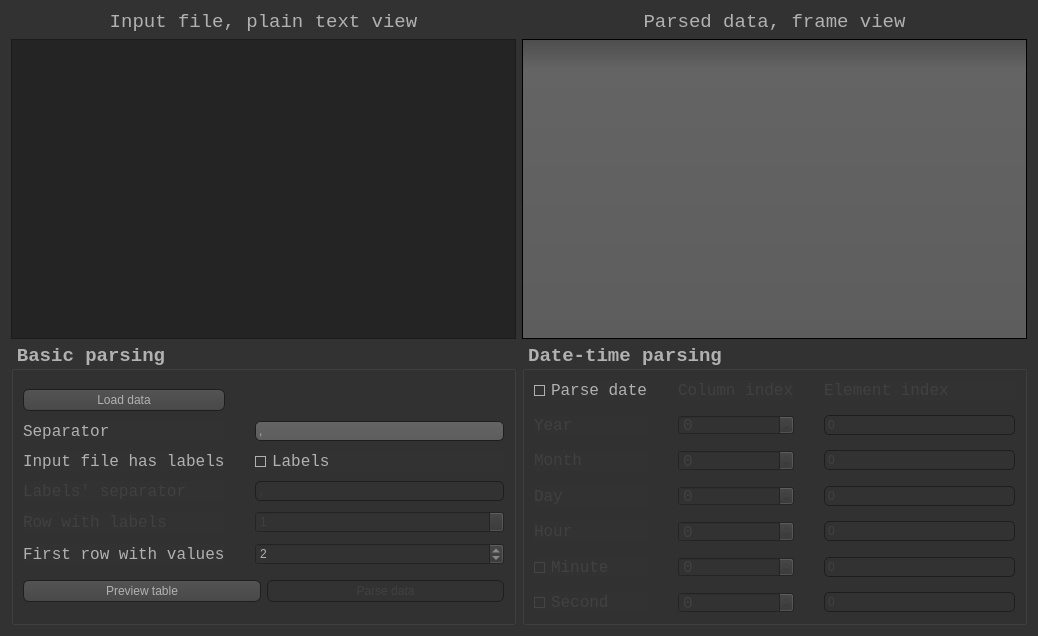
 <widget class="QDialog" name="Dialog">
  <property name="geometry">
   <rect>
    <x>0</x>
    <y>0</y>
    <width>1038</width>
    <height>636</height>
   </rect>
  </property>
  <property name="minimumSize">
   <size>
    <width>1038</width>
    <height>636</height>
   </size>
  </property>
  <property name="windowTitle">
   <string>Time series parser</string>
  </property>
  <property name="windowIcon">
   <iconset resource="res.qrc">
    <normaloff>:/images/lambda.png</normaloff>:/images/lambda.png</iconset>
  </property>
  <property name="styleSheet">
   <string notr="true">QToolTip
{
     border: 1px solid black;
     background-color: #ffa02f;
     padding: 0px;
     border-radius: 3px;
     opacity: 100;
}

QWidget
{
    color: #b1b1b1;
    background-color: #323232;
}

QWidget:item:hover
{
    background-color: QLinearGradient( x1: 0, y1: 0, x2: 0, y2: 1, stop: 0 #ffa02f, stop: 1 #ca0619);
    color: #000000;
}

QWidget:item:selected
{
    background-color: QLinearGradient( x1: 0, y1: 0, x2: 0, y2: 1, stop: 0 #ffa02f, stop: 1 #d7801a);
}

QMenuBar::item
{
    background: transparent;
}

QMenuBar::item:selected
{
    background: transparent;
    border: 1px solid #ffaa00;
}

QMenuBar::item:pressed
{
    background: #444;
    border: 1px solid #000;
    background-color: QLinearGradient(
        x1:0, y1:0,
        x2:0, y2:1,
        stop:1 #212121,
        stop:0.4 #343434/*,
        stop:0.2 #343434,
        stop:0.1 #ffaa00*/
    );
    margin-bottom:-1px;
    padding-bottom:1px;
}

QMenu
{
    border: 1px solid #000;
}

QMenu::item
{
    padding: 2px 20px 2px 20px;
}

QMenu::item:selected
{
    color: #000000;
}

QWidget:disabled
{
    color: #404040;
    background-color: #323232;
}

QAbstractItemView
{
    background-color: QLinearGradient( x1: 0, y1: 0, x2: 0, y2: 1, stop: 0 #4d4d4d, stop: 0.1 #646464, stop: 1 #5d5d5d);
}

QWidget:focus
{
    /*border: 2px solid QLinearGradient( x1: 0, y1: 0, x2: 0, y2: 1, stop: 0 #ffa02f, stop: 1 #d7801a);*/
}

QLineEdit
{
    background-color: QLinearGradient( x1: 0, y1: 0, x2: 0, y2: 1, stop: 0 #4d4d4d, stop: 0 #646464, stop: 1 #5d5d5d);
    padding: 1px;
    border-style: solid;
    border: 1px solid #1e1e1e;
    border-radius: 5;
	font: 12pt &quot;Lucida Console&quot;;
}

QPushButton
{
    color: #b1b1b1;
    background-color: QLinearGradient( x1: 0, y1: 0, x2: 0, y2: 1, stop: 0 #565656, stop: 0.1 #525252, stop: 0.5 #4e4e4e, stop: 0.9 #4a4a4a, stop: 1 #464646);
    border-width: 1px;
    border-color: #1e1e1e;
    border-style: solid;
    border-radius: 6;
    padding: 3px;
    font-size: 12px;
	font: 12pt &quot;Lucida Console&quot;;
    padding-left: 5px;
    padding-right: 5px;
}

QPushButton:pressed
{
    background-color: QLinearGradient( x1: 0, y1: 0, x2: 0, y2: 1, stop: 0 #2d2d2d, stop: 0.1 #2b2b2b, stop: 0.5 #292929, stop: 0.9 #282828, stop: 1 #252525);
}

QComboBox
{
    selection-background-color: #ffaa00;
    background-color: QLinearGradient( x1: 0, y1: 0, x2: 0, y2: 1, stop: 0 #565656, stop: 0.1 #525252, stop: 0.5 #4e4e4e, stop: 0.9 #4a4a4a, stop: 1 #464646);
    border-style: solid;
    border: 1px solid #1e1e1e;
    border-radius: 5;
}

QComboBox:hover,QPushButton:hover
{
    border: 2px solid QLinearGradient( x1: 0, y1: 0, x2: 0, y2: 1, stop: 0 #ffa02f, stop: 1 #d7801a);
}


QComboBox:on
{
    padding-top: 3px;
    padding-left: 4px;
    background-color: QLinearGradient( x1: 0, y1: 0, x2: 0, y2: 1, stop: 0 #2d2d2d, stop: 0.1 #2b2b2b, stop: 0.5 #292929, stop: 0.9 #282828, stop: 1 #252525);
    selection-background-color: #ffaa00;
}

QComboBox QAbstractItemView
{
    border: 2px solid darkgray;
    selection-background-color: QLinearGradient( x1: 0, y1: 0, x2: 0, y2: 1, stop: 0 #ffa02f, stop: 1 #d7801a);
}

QComboBox::drop-down
{
     subcontrol-origin: padding;
     subcontrol-position: top right;
     width: 15px;

     border-left-width: 0px;
     border-left-color: darkgray;
     border-left-style: solid; /* just a single line */
     border-top-right-radius: 3px; /* same radius as the QComboBox */
     border-bottom-right-radius: 3px;
 }

QComboBox::down-arrow
{
     image: url(:/down_arrow.png);
}

QGroupBox:focus
{
border: 2px solid QLinearGradient( x1: 0, y1: 0, x2: 0, y2: 1, stop: 0 #ffa02f, stop: 1 #d7801a);
}

QTextEdit:focus
{
    border: 2px solid QLinearGradient( x1: 0, y1: 0, x2: 0, y2: 1, stop: 0 #ffa02f, stop: 1 #d7801a);
}

QScrollBar:horizontal {
     border: 1px solid #222222;
     background: QLinearGradient( x1: 0, y1: 0, x2: 0, y2: 1, stop: 0.0 #121212, stop: 0.2 #282828, stop: 1 #484848);
     height: 7px;
     margin: 0px 16px 0 16px;
}

QScrollBar::handle:horizontal
{
      background: QLinearGradient( x1: 0, y1: 0, x2: 1, y2: 0, stop: 0 #ffa02f, stop: 0.5 #d7801a, stop: 1 #ffa02f);
      min-height: 20px;
      border-radius: 2px;
}

QScrollBar::add-line:horizontal {
      border: 1px solid #1b1b19;
      border-radius: 2px;
      background: QLinearGradient( x1: 0, y1: 0, x2: 1, y2: 0, stop: 0 #ffa02f, stop: 1 #d7801a);
      width: 14px;
      subcontrol-position: right;
      subcontrol-origin: margin;
}

QScrollBar::sub-line:horizontal {
      border: 1px solid #1b1b19;
      border-radius: 2px;
      background: QLinearGradient( x1: 0, y1: 0, x2: 1, y2: 0, stop: 0 #ffa02f, stop: 1 #d7801a);
      width: 14px;
     subcontrol-position: left;
     subcontrol-origin: margin;
}

QScrollBar::right-arrow:horizontal, QScrollBar::left-arrow:horizontal
{
      border: 1px solid black;
      width: 1px;
      height: 1px;
      background: white;
}

QScrollBar::add-page:horizontal, QScrollBar::sub-page:horizontal
{
      background: none;
}

QScrollBar:vertical
{
      background: QLinearGradient( x1: 0, y1: 0, x2: 1, y2: 0, stop: 0.0 #121212, stop: 0.2 #282828, stop: 1 #484848);
      width: 7px;
      margin: 16px 0 16px 0;
      border: 1px solid #222222;
}

QScrollBar::handle:vertical
{
      background: QLinearGradient( x1: 0, y1: 0, x2: 0, y2: 1, stop: 0 #ffa02f, stop: 0.5 #d7801a, stop: 1 #ffa02f);
      min-height: 20px;
      border-radius: 2px;
}

QScrollBar::add-line:vertical
{
      border: 1px solid #1b1b19;
      border-radius: 2px;
      background: QLinearGradient( x1: 0, y1: 0, x2: 0, y2: 1, stop: 0 #ffa02f, stop: 1 #d7801a);
      height: 14px;
      subcontrol-position: bottom;
      subcontrol-origin: margin;
}

QScrollBar::sub-line:vertical
{
      border: 1px solid #1b1b19;
      border-radius: 2px;
      background: QLinearGradient( x1: 0, y1: 0, x2: 0, y2: 1, stop: 0 #d7801a, stop: 1 #ffa02f);
      height: 14px;
      subcontrol-position: top;
      subcontrol-origin: margin;
}

QScrollBar::up-arrow:vertical, QScrollBar::down-arrow:vertical
{
      border: 1px solid black;
      width: 1px;
      height: 1px;
      background: white;
}


QScrollBar::add-page:vertical, QScrollBar::sub-page:vertical
{
      background: none;
}

QTextEdit
{
    background-color: #242424;
}

QPlainTextEdit
{
    background-color: #242424;
}

QHeaderView::section
{
    background-color: QLinearGradient(x1:0, y1:0, x2:0, y2:1, stop:0 #616161, stop: 0.5 #505050, stop: 0.6 #434343, stop:1 #656565);
    color: white;
    padding-left: 4px;
    border: 1px solid #6c6c6c;
}

QCheckBox:disabled
{
color: #414141;
}

QDockWidget::title
{
    text-align: center;
    spacing: 3px; /* spacing between items in the tool bar */
    background-color: QLinearGradient(x1:0, y1:0, x2:0, y2:1, stop:0 #323232, stop: 0.5 #242424, stop:1 #323232);
}

QDockWidget::close-button, QDockWidget::float-button
{
    text-align: center;
    spacing: 1px; /* spacing between items in the tool bar */
    background-color: QLinearGradient(x1:0, y1:0, x2:0, y2:1, stop:0 #323232, stop: 0.5 #242424, stop:1 #323232);
}

QDockWidget::close-button:hover, QDockWidget::float-button:hover
{
    background: #242424;
}

QDockWidget::close-button:pressed, QDockWidget::float-button:pressed
{
    padding: 1px -1px -1px 1px;
}

QMainWindow::separator
{
    background-color: QLinearGradient(x1:0, y1:0, x2:0, y2:1, stop:0 #161616, stop: 0.5 #151515, stop: 0.6 #212121, stop:1 #343434);
    color: white;
    padding-left: 4px;
    border: 1px solid #4c4c4c;
    spacing: 3px; /* spacing between items in the tool bar */
}

QMainWindow::separator:hover
{

    background-color: QLinearGradient(x1:0, y1:0, x2:0, y2:1, stop:0 #d7801a, stop:0.5 #b56c17 stop:1 #ffa02f);
    color: white;
    padding-left: 4px;
    border: 1px solid #6c6c6c;
    spacing: 3px; /* spacing between items in the tool bar */
}

QToolBar::handle
{
     spacing: 3px; /* spacing between items in the tool bar */
     background: url(:/images/handle.png);
}

QMenu::separator
{
    height: 2px;
    background-color: QLinearGradient(x1:0, y1:0, x2:0, y2:1, stop:0 #161616, stop: 0.5 #151515, stop: 0.6 #212121, stop:1 #343434);
    color: white;
    padding-left: 4px;
    margin-left: 10px;
    margin-right: 5px;
}

QProgressBar
{
    border: 2px solid grey;
    border-radius: 5px;
    text-align: center;
}

QProgressBar::chunk
{
    background-color: #d7801a;
    width: 2.15px;
    margin: 0.5px;
}

QTabBar::tab {
    color: #b1b1b1;
    border: 1px solid #444;
    border-bottom-style: none;
    background-color: #323232;
    padding-left: 10px;
    padding-right: 10px;
    padding-top: 3px;
    padding-bottom: 2px;
    margin-right: -1px;
}

QTabWidget::pane {
    border: 1px solid #444;
    top: 1px;
}

QTabBar::tab:last
{
    margin-right: 0; /* the last selected tab has nothing to overlap with on the right */
    border-top-right-radius: 3px;
}

QTabBar::tab:first:!selected
{
 margin-left: 0px; /* the last selected tab has nothing to overlap with on the right */


    border-top-left-radius: 3px;
}

QTabBar::tab:!selected
{
    color: #b1b1b1;
    border-bottom-style: solid;
    margin-top: 3px;
    background-color: QLinearGradient(x1:0, y1:0, x2:0, y2:1, stop:1 #212121, stop:.4 #343434);
}

QTabBar::tab:selected
{
    border-top-left-radius: 3px;
    border-top-right-radius: 3px;
    margin-bottom: 0px;
}

QTabBar::tab:!selected:hover
{
    /*border-top: 2px solid #ffaa00;
    padding-bottom: 3px;*/
    border-top-left-radius: 3px;
    border-top-right-radius: 3px;
    background-color: QLinearGradient(x1:0, y1:0, x2:0, y2:1, stop:1 #212121, stop:0.4 #343434, stop:0.2 #343434, stop:0.1 #ffaa00);
}

QRadioButton::indicator:checked, QRadioButton::indicator:unchecked{
    color: #b1b1b1;
    background-color: #323232;
    border: 1px solid #b1b1b1;
    border-radius: 6px;
}

QRadioButton::indicator:checked
{
    background-color: qradialgradient(
        cx: 0.5, cy: 0.5,
        fx: 0.5, fy: 0.5,
        radius: 1.0,
        stop: 0.25 #ffaa00,
        stop: 0.3 #323232
    );
}

QCheckBox::indicator{
    color: #b1b1b1;
    background-color: #323232;
    border: 1px solid #b1b1b1;
    width: 9px;
    height: 9px;
}

QRadioButton::indicator
{
    border-radius: 6px;
}

QRadioButton::indicator:hover, QCheckBox::indicator:hover
{
    border: 1px solid #ffaa00;
}

QCheckBox::indicator:checked
{
    image:url(:/images/checkbox.png);
}

QCheckBox::indicator:disabled, QRadioButton::indicator:disabled
{
    border: 1px solid #444;
}</string>
  </property>
  <layout class="QGridLayout" name="gridLayout_3">
   <item row="0" column="0">
    <widget class="QLabel" name="label">
     <property name="font">
      <font>
       <family>Lucida Console</family>
       <pointsize>14</pointsize>
      </font>
     </property>
     <property name="text">
      <string>Input file, plain text view</string>
     </property>
     <property name="alignment">
      <set>Qt::AlignCenter</set>
     </property>
    </widget>
   </item>
   <item row="0" column="1">
    <widget class="QLabel" name="label_2">
     <property name="sizePolicy">
      <sizepolicy hsizetype="Preferred" vsizetype="Preferred">
       <horstretch>0</horstretch>
       <verstretch>0</verstretch>
      </sizepolicy>
     </property>
     <property name="font">
      <font>
       <family>Lucida Console</family>
       <pointsize>14</pointsize>
      </font>
     </property>
     <property name="text">
      <string>Parsed data, frame view</string>
     </property>
     <property name="alignment">
      <set>Qt::AlignCenter</set>
     </property>
    </widget>
   </item>
   <item row="1" column="0">
    <widget class="QPlainTextEdit" name="plainTextEdit">
     <property name="minimumSize">
      <size>
       <width>500</width>
       <height>300</height>
      </size>
     </property>
     <property name="font">
      <font>
       <family>Lucida Console</family>
       <pointsize>12</pointsize>
      </font>
     </property>
     <property name="lineWrapMode">
      <enum>QPlainTextEdit::NoWrap</enum>
     </property>
     <property name="readOnly">
      <bool>true</bool>
     </property>
     <property name="plainText">
      <string/>
     </property>
    </widget>
   </item>
   <item row="1" column="1">
    <widget class="QTableWidget" name="tableWidget">
     <property name="enabled">
      <bool>true</bool>
     </property>
     <property name="sizePolicy">
      <sizepolicy hsizetype="Preferred" vsizetype="Preferred">
       <horstretch>0</horstretch>
       <verstretch>0</verstretch>
      </sizepolicy>
     </property>
     <property name="minimumSize">
      <size>
       <width>500</width>
       <height>300</height>
      </size>
     </property>
     <property name="font">
      <font>
       <family>Lucida Console</family>
       <pointsize>10</pointsize>
      </font>
     </property>
     <property name="mouseTracking">
      <bool>false</bool>
     </property>
     <property name="frameShape">
      <enum>QFrame::StyledPanel</enum>
     </property>
     <property name="frameShadow">
      <enum>QFrame::Sunken</enum>
     </property>
     <property name="editTriggers">
      <set>QAbstractItemView::NoEditTriggers</set>
     </property>
     <property name="gridStyle">
      <enum>Qt::SolidLine</enum>
     </property>
     <property name="sortingEnabled">
      <bool>false</bool>
     </property>
     <property name="rowCount">
      <number>0</number>
     </property>
     <property name="columnCount">
      <number>0</number>
     </property>
     <attribute name="horizontalHeaderDefaultSectionSize">
      <number>80</number>
     </attribute>
     <attribute name="horizontalHeaderHighlightSections">
      <bool>true</bool>
     </attribute>
     <attribute name="horizontalHeaderMinimumSectionSize">
      <number>40</number>
     </attribute>
     <attribute name="horizontalHeaderShowSortIndicator" stdset="0">
      <bool>false</bool>
     </attribute>
     <attribute name="verticalHeaderDefaultSectionSize">
      <number>30</number>
     </attribute>
     <attribute name="verticalHeaderMinimumSectionSize">
      <number>15</number>
     </attribute>
     <attribute name="verticalHeaderShowSortIndicator" stdset="0">
      <bool>false</bool>
     </attribute>
     <attribute name="verticalHeaderStretchLastSection">
      <bool>false</bool>
     </attribute>
    </widget>
   </item>
   <item row="2" column="0">
    <widget class="QGroupBox" name="groupBox">
     <property name="sizePolicy">
      <sizepolicy hsizetype="Preferred" vsizetype="Preferred">
       <horstretch>0</horstretch>
       <verstretch>0</verstretch>
      </sizepolicy>
     </property>
     <property name="minimumSize">
      <size>
       <width>497</width>
       <height>282</height>
      </size>
     </property>
     <property name="font">
      <font>
       <family>Lucida Console</family>
       <pointsize>14</pointsize>
       <weight>75</weight>
       <bold>true</bold>
      </font>
     </property>
     <property name="title">
      <string>Basic parsing</string>
     </property>
     <property name="alignment">
      <set>Qt::AlignLeading|Qt::AlignLeft|Qt::AlignVCenter</set>
     </property>
     <property name="flat">
      <bool>false</bool>
     </property>
     <property name="checkable">
      <bool>false</bool>
     </property>
     <layout class="QVBoxLayout" name="verticalLayout">
      <item>
       <layout class="QGridLayout" name="gridLayout">
        <property name="horizontalSpacing">
         <number>30</number>
        </property>
        <property name="verticalSpacing">
         <number>10</number>
        </property>
        <item row="0" column="0">
         <widget class="QPushButton" name="pushButton_2">
          <property name="cursor">
           <cursorShape>PointingHandCursor</cursorShape>
          </property>
          <property name="text">
           <string>Load data</string>
          </property>
         </widget>
        </item>
        <item row="3" column="1">
         <widget class="QLineEdit" name="lineEdit_8">
          <property name="enabled">
           <bool>false</bool>
          </property>
          <property name="text">
           <string>,</string>
          </property>
         </widget>
        </item>
        <item row="1" column="1">
         <widget class="QLineEdit" name="lineEdit">
          <property name="text">
           <string>,</string>
          </property>
         </widget>
        </item>
        <item row="2" column="0">
         <widget class="QLabel" name="label_4">
          <property name="font">
           <font>
            <family>Lucida Console</family>
            <pointsize>12</pointsize>
           </font>
          </property>
          <property name="text">
           <string>Input file has labels</string>
          </property>
          <property name="alignment">
           <set>Qt::AlignLeading|Qt::AlignLeft|Qt::AlignVCenter</set>
          </property>
         </widget>
        </item>
        <item row="4" column="0">
         <widget class="QLabel" name="label_3">
          <property name="enabled">
           <bool>false</bool>
          </property>
          <property name="font">
           <font>
            <family>Lucida Console</family>
            <pointsize>12</pointsize>
           </font>
          </property>
          <property name="text">
           <string>Row with labels</string>
          </property>
          <property name="alignment">
           <set>Qt::AlignLeading|Qt::AlignLeft|Qt::AlignVCenter</set>
          </property>
         </widget>
        </item>
        <item row="5" column="1">
         <widget class="QSpinBox" name="spinBox_2">
          <property name="cursor">
           <cursorShape>IBeamCursor</cursorShape>
          </property>
          <property name="value">
           <number>2</number>
          </property>
         </widget>
        </item>
        <item row="4" column="1">
         <widget class="QSpinBox" name="spinBox">
          <property name="enabled">
           <bool>false</bool>
          </property>
          <property name="cursor">
           <cursorShape>IBeamCursor</cursorShape>
          </property>
          <property name="value">
           <number>1</number>
          </property>
         </widget>
        </item>
        <item row="1" column="0">
         <widget class="QLabel" name="label_7">
          <property name="font">
           <font>
            <family>Lucida Console</family>
            <pointsize>12</pointsize>
           </font>
          </property>
          <property name="text">
           <string>Separator</string>
          </property>
          <property name="alignment">
           <set>Qt::AlignLeading|Qt::AlignLeft|Qt::AlignVCenter</set>
          </property>
         </widget>
        </item>
        <item row="2" column="1">
         <widget class="QCheckBox" name="checkBox">
          <property name="font">
           <font>
            <family>Lucida Console</family>
            <pointsize>12</pointsize>
           </font>
          </property>
          <property name="text">
           <string>Labels</string>
          </property>
         </widget>
        </item>
        <item row="5" column="0">
         <widget class="QLabel" name="label_5">
          <property name="font">
           <font>
            <family>Lucida Console</family>
            <pointsize>12</pointsize>
           </font>
          </property>
          <property name="text">
           <string>First row with values</string>
          </property>
          <property name="alignment">
           <set>Qt::AlignLeading|Qt::AlignLeft|Qt::AlignVCenter</set>
          </property>
         </widget>
        </item>
        <item row="3" column="0">
         <widget class="QLabel" name="label_6">
          <property name="enabled">
           <bool>false</bool>
          </property>
          <property name="font">
           <font>
            <family>Lucida Console</family>
            <pointsize>12</pointsize>
           </font>
          </property>
          <property name="text">
           <string>Labels' separator</string>
          </property>
         </widget>
        </item>
       </layout>
      </item>
      <item>
       <layout class="QHBoxLayout" name="horizontalLayout">
        <item>
         <widget class="QPushButton" name="pushButton">
          <property name="cursor">
           <cursorShape>PointingHandCursor</cursorShape>
          </property>
          <property name="text">
           <string>Preview table</string>
          </property>
         </widget>
        </item>
        <item>
         <widget class="QPushButton" name="pushButton_3">
          <property name="enabled">
           <bool>false</bool>
          </property>
          <property name="cursor">
           <cursorShape>PointingHandCursor</cursorShape>
          </property>
          <property name="text">
           <string>Parse data</string>
          </property>
         </widget>
        </item>
       </layout>
      </item>
     </layout>
    </widget>
   </item>
   <item row="2" column="1">
    <widget class="QGroupBox" name="groupBox_3">
     <property name="sizePolicy">
      <sizepolicy hsizetype="Preferred" vsizetype="Preferred">
       <horstretch>0</horstretch>
       <verstretch>0</verstretch>
      </sizepolicy>
     </property>
     <property name="minimumSize">
      <size>
       <width>497</width>
       <height>282</height>
      </size>
     </property>
     <property name="font">
      <font>
       <family>Lucida Console</family>
       <pointsize>14</pointsize>
       <weight>75</weight>
       <bold>true</bold>
      </font>
     </property>
     <property name="title">
      <string>Date-time parsing</string>
     </property>
     <layout class="QGridLayout" name="gridLayout_4">
      <item row="0" column="0">
       <layout class="QGridLayout" name="gridLayout_2">
        <property name="horizontalSpacing">
         <number>30</number>
        </property>
        <property name="verticalSpacing">
         <number>15</number>
        </property>
        <item row="1" column="1">
         <widget class="QSpinBox" name="spinBox_3">
          <property name="enabled">
           <bool>false</bool>
          </property>
          <property name="font">
           <font>
            <family>Lucida Console</family>
            <pointsize>12</pointsize>
           </font>
          </property>
          <property name="cursor">
           <cursorShape>IBeamCursor</cursorShape>
          </property>
         </widget>
        </item>
        <item row="2" column="1">
         <widget class="QSpinBox" name="spinBox_4">
          <property name="enabled">
           <bool>false</bool>
          </property>
          <property name="font">
           <font>
            <family>Lucida Console</family>
            <pointsize>12</pointsize>
           </font>
          </property>
          <property name="cursor">
           <cursorShape>IBeamCursor</cursorShape>
          </property>
         </widget>
        </item>
        <item row="3" column="1">
         <widget class="QSpinBox" name="spinBox_5">
          <property name="enabled">
           <bool>false</bool>
          </property>
          <property name="font">
           <font>
            <family>Lucida Console</family>
            <pointsize>12</pointsize>
           </font>
          </property>
          <property name="cursor">
           <cursorShape>IBeamCursor</cursorShape>
          </property>
         </widget>
        </item>
        <item row="1" column="2">
         <widget class="QLineEdit" name="lineEdit_2">
          <property name="enabled">
           <bool>false</bool>
          </property>
          <property name="text">
           <string>0</string>
          </property>
         </widget>
        </item>
        <item row="0" column="2">
         <widget class="QLabel" name="label_9">
          <property name="enabled">
           <bool>false</bool>
          </property>
          <property name="font">
           <font>
            <family>Lucida Console</family>
            <pointsize>12</pointsize>
           </font>
          </property>
          <property name="text">
           <string>Element index</string>
          </property>
          <property name="alignment">
           <set>Qt::AlignLeading|Qt::AlignLeft|Qt::AlignVCenter</set>
          </property>
         </widget>
        </item>
        <item row="5" column="1">
         <widget class="QSpinBox" name="spinBox_7">
          <property name="enabled">
           <bool>false</bool>
          </property>
          <property name="font">
           <font>
            <family>Lucida Console</family>
            <pointsize>12</pointsize>
           </font>
          </property>
          <property name="cursor">
           <cursorShape>IBeamCursor</cursorShape>
          </property>
         </widget>
        </item>
        <item row="3" column="2">
         <widget class="QLineEdit" name="lineEdit_4">
          <property name="enabled">
           <bool>false</bool>
          </property>
          <property name="text">
           <string>0</string>
          </property>
         </widget>
        </item>
        <item row="2" column="2">
         <widget class="QLineEdit" name="lineEdit_3">
          <property name="enabled">
           <bool>false</bool>
          </property>
          <property name="text">
           <string>0</string>
          </property>
         </widget>
        </item>
        <item row="5" column="2">
         <widget class="QLineEdit" name="lineEdit_6">
          <property name="enabled">
           <bool>false</bool>
          </property>
          <property name="text">
           <string>0</string>
          </property>
         </widget>
        </item>
        <item row="4" column="1">
         <widget class="QSpinBox" name="spinBox_6">
          <property name="enabled">
           <bool>false</bool>
          </property>
          <property name="font">
           <font>
            <family>Lucida Console</family>
            <pointsize>12</pointsize>
           </font>
          </property>
          <property name="cursor">
           <cursorShape>IBeamCursor</cursorShape>
          </property>
         </widget>
        </item>
        <item row="4" column="2">
         <widget class="QLineEdit" name="lineEdit_5">
          <property name="enabled">
           <bool>false</bool>
          </property>
          <property name="text">
           <string>0</string>
          </property>
         </widget>
        </item>
        <item row="6" column="2">
         <widget class="QLineEdit" name="lineEdit_7">
          <property name="enabled">
           <bool>false</bool>
          </property>
          <property name="text">
           <string>0</string>
          </property>
         </widget>
        </item>
        <item row="1" column="0">
         <widget class="QLabel" name="label_11">
          <property name="enabled">
           <bool>false</bool>
          </property>
          <property name="font">
           <font>
            <family>Lucida Console</family>
            <pointsize>12</pointsize>
           </font>
          </property>
          <property name="text">
           <string>Year</string>
          </property>
          <property name="alignment">
           <set>Qt::AlignLeading|Qt::AlignLeft|Qt::AlignVCenter</set>
          </property>
         </widget>
        </item>
        <item row="0" column="1">
         <widget class="QLabel" name="label_10">
          <property name="enabled">
           <bool>false</bool>
          </property>
          <property name="font">
           <font>
            <family>Lucida Console</family>
            <pointsize>12</pointsize>
           </font>
          </property>
          <property name="text">
           <string>Column index</string>
          </property>
          <property name="alignment">
           <set>Qt::AlignLeading|Qt::AlignLeft|Qt::AlignVCenter</set>
          </property>
         </widget>
        </item>
        <item row="6" column="1">
         <widget class="QSpinBox" name="spinBox_8">
          <property name="enabled">
           <bool>false</bool>
          </property>
          <property name="font">
           <font>
            <family>Lucida Console</family>
            <pointsize>12</pointsize>
           </font>
          </property>
          <property name="cursor">
           <cursorShape>IBeamCursor</cursorShape>
          </property>
         </widget>
        </item>
        <item row="2" column="0">
         <widget class="QLabel" name="label_12">
          <property name="enabled">
           <bool>false</bool>
          </property>
          <property name="font">
           <font>
            <family>Lucida Console</family>
            <pointsize>12</pointsize>
           </font>
          </property>
          <property name="text">
           <string>Month</string>
          </property>
          <property name="alignment">
           <set>Qt::AlignLeading|Qt::AlignLeft|Qt::AlignVCenter</set>
          </property>
         </widget>
        </item>
        <item row="3" column="0">
         <widget class="QLabel" name="label_13">
          <property name="enabled">
           <bool>false</bool>
          </property>
          <property name="font">
           <font>
            <family>Lucida Console</family>
            <pointsize>12</pointsize>
           </font>
          </property>
          <property name="text">
           <string>Day</string>
          </property>
          <property name="alignment">
           <set>Qt::AlignLeading|Qt::AlignLeft|Qt::AlignVCenter</set>
          </property>
         </widget>
        </item>
        <item row="4" column="0">
         <widget class="QLabel" name="label_14">
          <property name="enabled">
           <bool>false</bool>
          </property>
          <property name="font">
           <font>
            <family>Lucida Console</family>
            <pointsize>12</pointsize>
           </font>
          </property>
          <property name="text">
           <string>Hour</string>
          </property>
          <property name="alignment">
           <set>Qt::AlignLeading|Qt::AlignLeft|Qt::AlignVCenter</set>
          </property>
         </widget>
        </item>
        <item row="6" column="0">
         <widget class="QCheckBox" name="checkBox_5">
          <property name="enabled">
           <bool>false</bool>
          </property>
          <property name="font">
           <font>
            <family>Lucida Console</family>
            <pointsize>12</pointsize>
           </font>
          </property>
          <property name="text">
           <string>Second</string>
          </property>
         </widget>
        </item>
        <item row="0" column="0">
         <widget class="QCheckBox" name="checkBox_2">
          <property name="font">
           <font>
            <family>Lucida Console</family>
            <pointsize>12</pointsize>
           </font>
          </property>
          <property name="text">
           <string>Parse date</string>
          </property>
         </widget>
        </item>
        <item row="5" column="0">
         <widget class="QCheckBox" name="checkBox_4">
          <property name="enabled">
           <bool>false</bool>
          </property>
          <property name="font">
           <font>
            <family>Lucida Console</family>
            <pointsize>12</pointsize>
           </font>
          </property>
          <property name="text">
           <string>Minute</string>
          </property>
         </widget>
        </item>
       </layout>
      </item>
     </layout>
     <zorder></zorder>
    </widget>
   </item>
  </layout>
 </widget>
